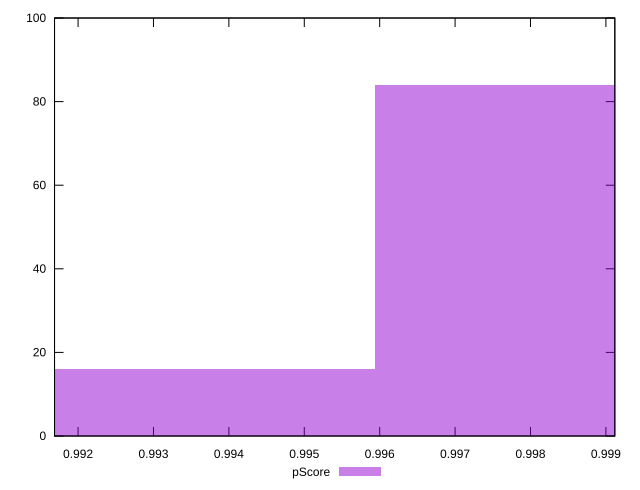

Recreate this plot in gnuplot.
reset

$pScore <<EOF
0.9981032886552651 84
0.993782495197883 16
EOF

set key outside below
set boxwidth 0.0043207934573821
set xrange [0.9916878125511908:0.9991184642258293]
set yrange [0:100]
set trange [0:100]
set style fill transparent solid 0.5 noborder
set terminal svg size 640, 490 enhanced background rgb 'white'
set output "report_00008_2021-01-22T20:58:29.167/first-cpu-idle/samples/pages+cached+noexternal+nofonts+nosvg+noimg/pScore/histogram.svg"

plot $pScore title "pScore" with boxes

reset
